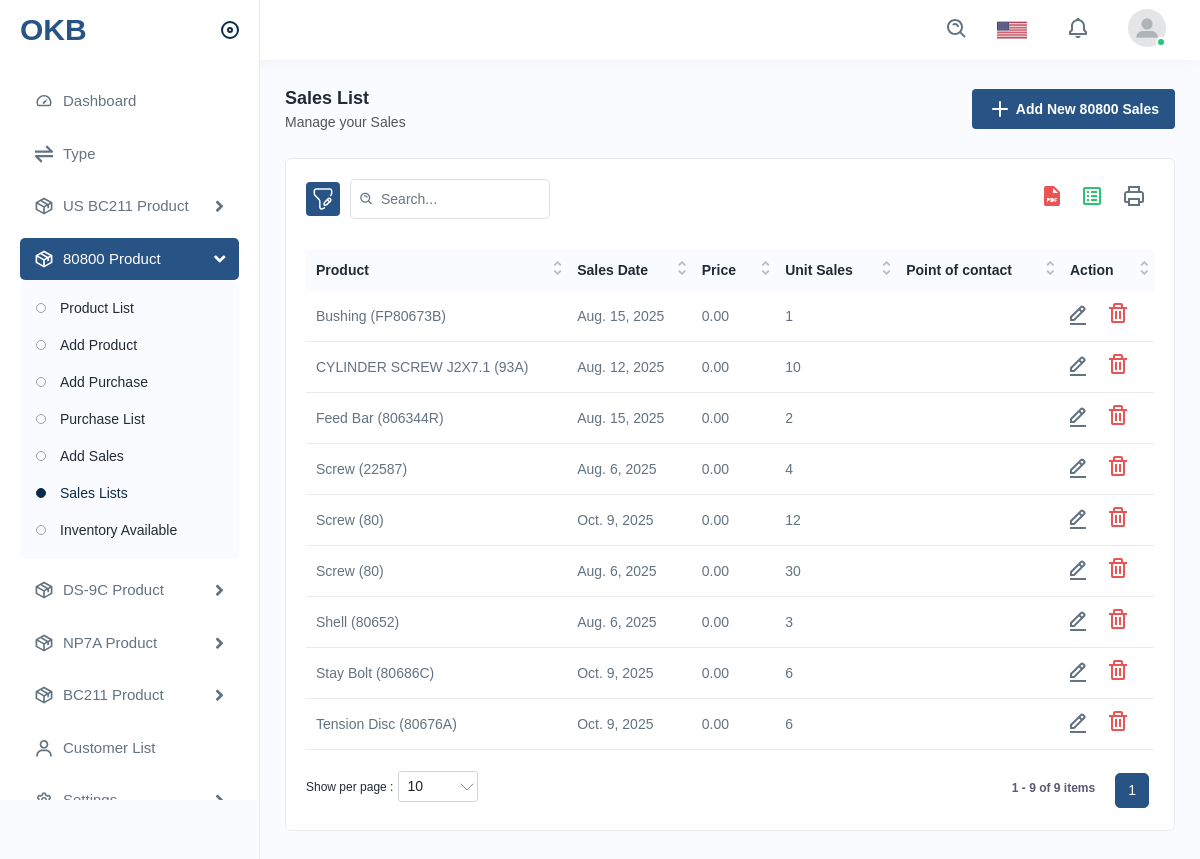
Screenshot of /sales-80800/ with the database file from the repository.
### dashboard/models.py (models this page shows, shortened)
class NSale(models.Model):
    product = models.ForeignKey(Number8, on_delete=models.CASCADE)
    sales_date = models.DateField()
    price = models.DecimalField(max_digits=10, decimal_places=2)
    type = models.ForeignKey(Type, on_delete=models.CASCADE, null=True, blank=True)
    unit_sold = models.PositiveIntegerField()
    point_of_contact = models.CharField(max_length=100, blank=True)
    notes = models.TextField(blank=True)
    created_by = models.ForeignKey(User, related_name='Nsales', null=True, blank=True, on_delete=models.CASCADE)

class Number8(models.Model):
    item_id = models.CharField(max_length=50, unique=True)
    name = models.CharField(max_length=100)
    type = models.ForeignKey(Type, on_delete=models.CASCADE, null=True, blank=True)
    unit = models.DecimalField(max_digits=10, decimal_places=2, null=True, blank=True)
    current_stock = models.IntegerField(default=0, null=True, blank=True)
    total_sold = models.IntegerField(default=0, null=True, blank=True)
    total_cost_value = models.DecimalField(max_digits=12, decimal_places=2, null=True, blank=True)
    created_by = models.ForeignKey(User,related_name='number8', null=True, blank=True, on_delete=models.CASCADE)
    def __str__(self):
        return f"{self.name} ({self.item_id})"

### dashboard/controllers.py (the view)
# urls.py: path("sales-80800/", nsalelist, name="nsalelist"),
def nsalelist(request):
    sales = NSale.objects.all().order_by('-id')
    context = {
        "sales": sales,
    }
    return render(request, "dashboard/nsaleslist.html", context)

### dashboard/context_processor.py (called while the page is built)
def default(request):
    if request.user.is_authenticated:
        all_notifications = Notification.objects.filter(user=request.user).order_by('-created_at')[:5]
        unread_count = Notification.objects.filter(user=request.user, is_read=False).count()
    else:
        all_notifications = []
        unread_count = 0
    return {
        'notifications': all_notifications,
        'unread_count': unread_count,
    }

### templates/dashboard/nsaleslist.html (shortened to what this page needs)
{% extends "includes/base.html" %}
{% load static %}
{% load humanize %}
{% block content %}
<div class="page-wrapper">
<div class="content">
<div class="page-header">
<div class="page-title">
<h4>Sales List</h4>
<h6>Manage your Sales</h6>
</div>
<div class="page-btn">
<a href="{% url 'dashboard:addnsale' %}" class="btn btn-added"><img src="{% static 'assets/img/icons/plus.svg' %}" alt="img" class="me-1">Add New 80800 Sales</a>
</div>
</div>
<div class="card">
<div class="card-body">
<div class="table-top">
<div class="search-set">
<div class="search-path">
<a class="btn btn-filter" id="filter_search">
<img src="{% static 'assets/img/icons/filter.svg' %}" alt="img">
</a>
</div>
<div class="search-input">
<a class="btn btn-searchset"><img src="{% static 'assets/img/icons/search-white.svg' %}" alt="img"></a>
</div>
</div>
<div class="wordset">
<ul>
<li>
<a data-bs-toggle="tooltip" data-bs-placement="top" title="pdf"><img src="{% static 'assets/img/icons/pdf.svg' %}" alt="img"></a>
</li>
<li>
<a data-bs-toggle="tooltip" data-bs-placement="top" title="excel"><img src="{% static 'assets/img/icons/excel.svg' %}" alt="img"></a>
</li>
<li>
<a data-bs-toggle="tooltip" data-bs-placement="top" title="print"><img src="{% static 'assets/img/icons/printer.svg' %}" alt="img"></a>
</li>
</ul>
</div>
</div>
<div class="table-responsive">
<table class="table datanew">
<thead>
<tr>
<th>Product</th>
<th>Sales Date</th>
<th>Price </th>
<th>Unit Sales</th>
<th>Point of contact</th>
<th>Action</th>
</tr>
</thead>
<tbody>
{% for s in sales %}
<tr>
<td>{{s.product}}</td>
<td>{{s.sales_date}}</td>
<td>{{s.price|floatformat:2|intcomma}}</td>
<td>{{s.unit_sold}}</td>
<td>{{s.point_of_contact}}</td>
<td>
<a class="me-3" href="{% url 'dashboard:neditsale' s.pk  %}">
<img src="{% static 'assets/img/icons/edit.svg' %}" alt="img">
</a>
<a class="confirm-text" href="{% url 'dashboard:deletensale' s.pk %}">
<img src="{% static 'assets/img/icons/delete.svg' %}" alt="img">
</a>
</td>
</tr>
{% empty %}
<p class="text-danger">No Sales Available</p>
{% endfor %}
</tbody>
</table>
</div>
</div>
</div>
</div>
</div>
</div>
{% endblock content %}

### rows the page displays
NSale: product "Tension Disc (80676A)", sales_date "Oct. 9, 2025", price "0.00", unit_sold "6"
NSale: product "Screw (80)", sales_date "Oct. 9, 2025", price "0.00", unit_sold "12"
NSale: product "Stay Bolt (80686C)", sales_date "Oct. 9, 2025", price "0.00", unit_sold "6"
NSale: product "Bushing (FP80673B)", sales_date "Aug. 15, 2025", price "0.00", unit_sold "1"
NSale: product "Feed Bar (806344R)", sales_date "Aug. 15, 2025", price "0.00", unit_sold "2"
NSale: product "CYLINDER SCREW J2X7.1 (93A)", sales_date "Aug. 12, 2025", price "0.00", unit_sold "10"
NSale: product "Screw (22587)", sales_date "Aug. 6, 2025", price "0.00", unit_sold "4"
NSale: product "Shell (80652)", sales_date "Aug. 6, 2025", price "0.00", unit_sold "3"
NSale: product "Screw (80)", sales_date "Aug. 6, 2025", price "0.00", unit_sold "30"
